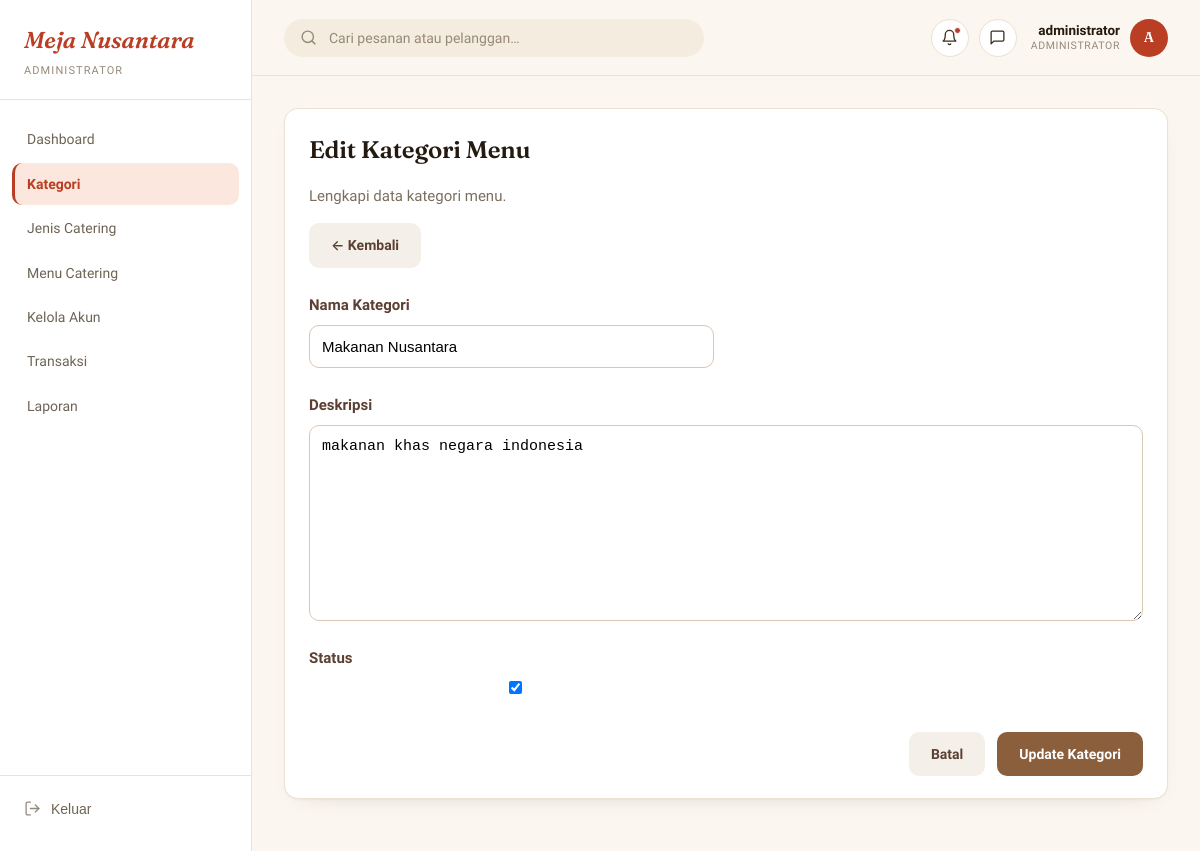
Screenshot of /admin-panel/kategori/1/edit/ (signed in) with the database file from the repository.
### administrator/models.py (models this page shows, shortened)
class User(AbstractUser):
    class Role(models.TextChoices):
        ADMINISTRATOR = 'administrator', 'Administrator'
        petugas = 'petugas', 'petugas'
        PELANGGAN = 'pelanggan', 'Pelanggan'
    role = models.CharField(max_length=20, choices=Role.choices, default=Role.PELANGGAN)
    is_approved = models.BooleanField(
        default=False,
        help_text="Khusus role pelanggan. True jika registrasi sudah disetujui petugas."
    )
    approved_by = models.ForeignKey(
        'self', on_delete=models.SET_NULL, null=True, blank=True,
        related_name='approved_users', limit_choices_to={'role': 'petugas'}
    )
    approved_at = models.DateTimeField(null=True, blank=True)
    no_telepon = models.CharField(max_length=20, blank=True)
    alamat = models.TextField(blank=True)

class KategoriMenu(models.Model):
    nama = models.CharField(max_length=100, unique=True)
    deskripsi = models.TextField(blank=True)
    is_active = models.BooleanField(default=True)
    class Meta:
        verbose_name_plural = "Kategori Menu"

### administrator/views.py (the view)
# urls.py: path('kategori/<int:pk>/edit/', views.kategori_form, name='kategori_edit'),
@role_required('administrator')
def kategori_form(request, pk=None):
    instance = get_object_or_404(KategoriMenu, pk=pk) if pk else None
    if request.method == 'POST':
        form = KategoriMenuForm(request.POST, instance=instance)
        if form.is_valid():
            form.save()
            messages.success(request, 'Kategori berhasil disimpan.')
            return redirect('administrator:kategori_list')
    else:
        form = KategoriMenuForm(instance=instance)
    return render(request, 'administrator/kategori_form.html', {'form': form})

### administrator/forms.py
class KategoriMenuForm(forms.ModelForm):
    class Meta:
        model = KategoriMenu
        fields = ['nama', 'deskripsi', 'is_active']

### templates/administrator/kategori_form.html (shortened to what this page needs)
{% extends 'base.html' %}
{% load static %}
{% block brand_sub %}
Administrator
{% endblock %}
{% block topbar_role %}
Administrator
{% endblock %}
{% block sidebar_nav %}
<div class="nav-group">
    <a href="{% url 'administrator:dashboard' %}" class="nav-link">
        Dashboard
    </a>
    <a href="{% url 'administrator:kategori_list' %}" class="nav-link active">
        Kategori
    </a>
    <a href="{% url 'administrator:jenis_catering_list' %}" class="nav-link">
        Jenis Catering
    </a>
    <a href="{% url 'administrator:menu_list' %}" class="nav-link">
        Menu Catering
    </a>
    <a href="{% url 'administrator:akun_list' %}" class="nav-link">
        Kelola Akun
    </a>
    <a href="{% url 'administrator:transaksi_list' %}" class="nav-link">
        Transaksi
    </a>
    <a href="{% url 'administrator:laporan' %}" class="nav-link">
        Laporan
    </a>
</div>
{% endblock %}
{% block content %}
<div class="panel">
<div class="section-header">
<div>
<h2>
{% if form.instance.pk %}
Edit Kategori Menu
{% else %}
Tambah Kategori Menu
{% endif %}
</h2>
<p style="color:#7b6f61;">
Lengkapi data kategori menu.
</p>
</div>
<a href="{% url 'administrator:kategori_list' %}" class="btn btn-ghost">
← Kembali
</a>
</div>
<form method="POST">
<div class="form-grid">
<div class="form-group">
<label>
Nama Kategori
</label>
{{ form.nama }}
</div>
<div class="form-group full-width">
<label>
Deskripsi
</label>
{{ form.deskripsi }}
</div>
<div class="form-group">
<label>
Status
</label>
{{ form.is_active }}
</div>
</div>
<div style="
display:flex;
justify-content:flex-end;
gap:12px;
margin-top:35px;
">
<a href="{% url 'administrator:kategori_list' %}"
class="btn btn-ghost">
Batal
</a>
<button
type="submit"
class="btn btn-primary">
{% if form.instance.pk %}
Update Kategori
{% else %}
Simpan Kategori
{% endif %}
</button>
</div>
</form>
</div>
{% endblock %}

### templates/base.html (shortened to what this page needs)
{% load static %}
<!DOCTYPE html>
<html lang="id">
<head>
<link rel="stylesheet" href="{% static 'css/main.css' %}">
</head>
<body>
<div class="app-shell">
  <aside class="sidebar">
    <div class="brand">
      <div class="brand-mark">Meja Nusantara</div>
      <div class="brand-sub">{% block brand_sub %}Panel{% endblock %}</div>
    </div>
    {% block sidebar_nav %}{% endblock %}
    <div class="sidebar-bottom">
      <form method="post" action="{% url 'pelanggan:logout' %}">
        <button type="submit" class="nav-link" style="width:100%; background:none; border:none; text-align:left; cursor:pointer;">
          <svg viewBox="0 0 24 24" fill="none" stroke="currentColor" stroke-width="1.8" stroke-linecap="round" stroke-linejoin="round"><path d="M9 21H5a2 2 0 0 1-2-2V5a2 2 0 0 1 2-2h4"/><polyline points="16 17 21 12 16 7"/><line x1="21" y1="12" x2="9" y2="12"/></svg>
          Keluar
        </button>
      </form>
    </div>
  </aside>
  <div class="main-col">
    <header class="topbar">
      <div class="topbar-search">
        <svg viewBox="0 0 24 24" fill="none" stroke="currentColor" stroke-width="2" stroke-linecap="round" stroke-linejoin="round"><circle cx="11" cy="11" r="8"/><line x1="21" y1="21" x2="16.65" y2="16.65"/></svg>
        <input type="text" placeholder="Cari pesanan atau pelanggan…">
      </div>
      <div class="topbar-actions">
        <button type="button" class="icon-btn" aria-label="Notifikasi">
          <svg viewBox="0 0 24 24" fill="none" stroke="currentColor" stroke-width="1.8" stroke-linecap="round" stroke-linejoin="round"><path d="M18 8a6 6 0 1 0-12 0c0 7-3 9-3 9h18s-3-2-3-9"/><path d="M13.73 21a2 2 0 0 1-3.46 0"/></svg>
          <span class="dot"></span>
        </button>
        <button type="button" class="icon-btn" aria-label="Pesan">
          <svg viewBox="0 0 24 24" fill="none" stroke="currentColor" stroke-width="1.8" stroke-linecap="round" stroke-linejoin="round"><path d="M21 15a2 2 0 0 1-2 2H7l-4 4V5a2 2 0 0 1 2-2h14a2 2 0 0 1 2 2z"/></svg>
        </button>
        <div class="topbar-user">
          <div class="topbar-user-text">
            <div class="topbar-user-name">{{ request.user.username }}</div>
            <div class="topbar-user-role">{% block topbar_role %}Panel{% endblock %}</div>
          </div>
          <div class="avatar">{{ request.user.username|slice:":1"|upper }}</div>
        </div>
      </div>
    </header>
    <main class="content">
      {% block content %}{% endblock %}
    </main>
  </div>
</div>
</body>
</html>

### templates/administrator/kategori_form.html (style rules this page uses)
.form-grid { display:grid; grid-template-columns:repeat(2,1fr); gap:25px; margin-top:25px; }
.full-width { grid-column:1/3; }
.form-group { display:flex; flex-direction:column; }
.form-group label { font-weight:600; margin-bottom:8px; color:#5c4033; }
.form-group input, .form-group textarea, .form-group select { padding:12px; border:1px solid #d9c7b3; border-radius:10px; font-size:15px; background:#fff; }
.form-group textarea { min-height:120px; resize:vertical; }
.btn { padding:11px 22px; border:none; border-radius:10px; font-weight:600; text-decoration:none; cursor:pointer; transition:.3s; }
.btn-primary { background:#8B5E3C; color:white; }
.btn-ghost { background:#F4EFE9; color:#5c4033; }

### rows the page displays
User: user.username "administrator", user.username "A"
KategoriMenu: nama "Makanan Nusantara", deskripsi "makanan khas negara indonesia", is_active "☑"
